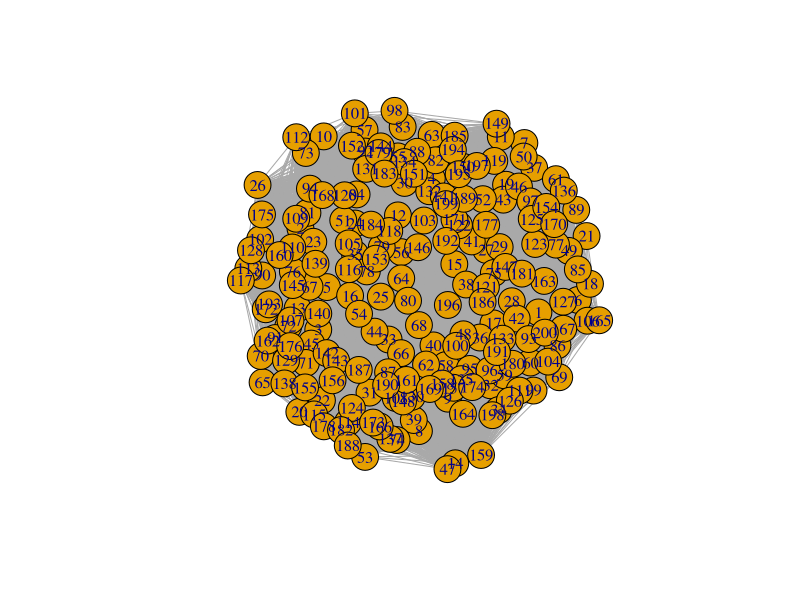
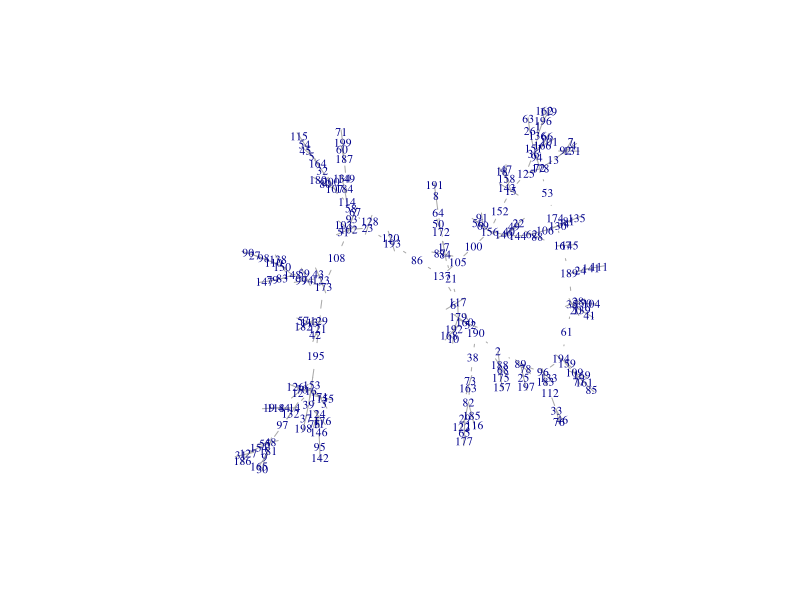

These figures' R source, in order:
####################
#                  #
# Copiar todo esto #
#                  #
####################
# Hecho con gusto por Carla Carolina Pérez Hernández (UAEH)

# T1_04_REDES COMPLEJAS(1) - Visión de redes complejas - parte 1

# Objetivo: Estimar el Maximum Spanning Tree -árbol de expansión máxima- (asegurar una visión clara del espacio-producto)
# Red troncal: Estructura general de la red: vamos a poder v. redes complejas

# Regla 1: mantener n-1 conexiones como máximo
# Regla 2: Quitar las conexiones con el peso más bajo, nos vamos quedar con las del peso máximo (menos conexiones)
# Regla 3: No crear nodos aislados
# ------------------------------------------------------------------------------------------------------
# En este ejercicio vamos a:
# 1. Usar un matriz hipotetica de datos
# 2. Graficar sus próximos adyacentes


##################################################################
# practica 3: Visión clara del espacio-producto: CASO HIPOTÉTICO #
##################################################################

# 1)la visualización del espacio - producto sea una red conectada: evitar islas de productos aislados. 
# 2)PROBLEMA: tratar de visualizar demasiados enlaces puede crear una complejidad visual innecesaria 
# donde se obstruirán las conexiones más relevantes.
#calculamos el árbol de expansión máxima (MST) de la matriz de proximidad. 
# MST es el conjunto de enlaces que conecta todos los nodos de la red utilizando un número mínimo de conexiones
# y la suma máxima posible de proximidades. 
#Calculamos el MST usando el algoritmo de Kruskal: Básicamente, el algoritmo clasifica los valores de la matriz
# de proximidad en orden descendente y luego incluye enlaces en el MST si y solo si conectan un producto aislado. 
#Por definición, el MST incluye todos los productos, pero el número de enlaces es el mínimo posible.
#Después de seleccionar los enlaces utilizando los criterios mencionados anteriormente, 
# construimos una visualización utilizando un algoritmo de diseño dirigido por la fuerza. 


















M <- matrix(runif(200*200, min=0, max=100), ncol=200)
diag(M) <- 0
head(M[,1:6])
dim(M)
#crear una matriz aleatoria de 200*200




library (igraph)

g <- graph.adjacency(M, mode="undirected" , weighted=TRUE)
plot(g)
#grafica la matriz



M <- -M
head (M[,1:6])
#Transforma la matriz en en NEGATIVA y para identificar los máximos



g <- graph.adjacency(M, mode="undirected" , weighted=TRUE)
MST <- minimum.spanning.tree(g)
plot (MST, vertex.shape="none", vertex.label.cex=.7)
#grafica nueva con matriz negativa, ver el espacio-producto, tecnológico 


A <- get.adjacency(MST, sparse = F)
# matriz de adyacencias (nuevo relacionamiento)
# ver las aristas que hay entre los nodos
head(A)
#VER LAS ARISTAS(PESOS)

write.graph(MST,file="g.gml", format="gml")
#nodos n-1

write.csv (A, file="Adyacentes.csv")
#exportar resultados para cytoscape o gephi